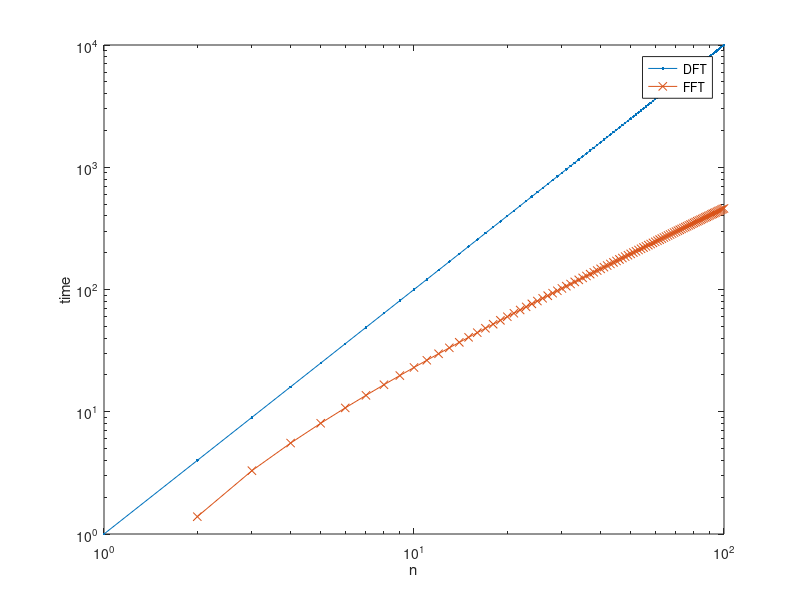

This figure's MATLAB source:
function  loglogplot
%   Author: Mincong Zhang

x = 1:100;
%DFT
loglog(x,(x.^2),'.-')

hold on
%FFT
loglog(x,x.*log(x),'x-')

%Draw info
xlabel('n'); 
ylabel('time'); 
legend('DFT','FFT'); 



%function test3=timecost(N)
%for n=0:N-1
%tic;
%st=ones(1,n+1);
%sw=dft(st);
%t(n+1)=toc;
%end
%loglog(N,t);